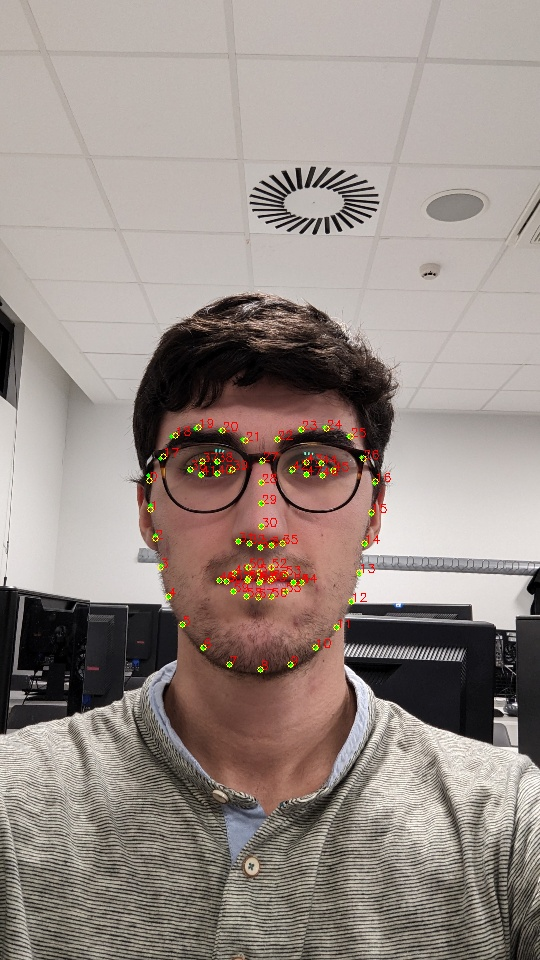
#> input picture scripts/landmarks_Endika.jpg, 540 x 960 px, given in place of videoChorra3.mp4, which was not available
$ python filter_images_test.py
#> lines starting #> are read from the running program, lines starting #| are printed output that depends on the picture; after the words box and inside, x2 and y2 are one past the last pixel; in counts of white or black regions, pixels touching at a corner belong together; pictures that were not available may be replaced by others from this repository, and a replacement may not be noted
import cv2
import time
import numpy as np
import imutils


def bgremove(frame, min_thres, min_satur, min_brigth):
    min_piel = np.array([min_thres, min_satur, min_brigth])
    max_piel = np.array([255, 255, 255])

    # Convert image to HSV
    frameHSV = cv2.GaussianBlur(frame, (7, 7), 0)
    frameHSV = cv2.cvtColor(frameHSV, cv2.COLOR_RGB2HSV)

    # mascara que pilla el color del tono de piel
    skinRegion = cv2.inRange(frameHSV, min_piel, max_piel)
    frame_skin = cv2.bitwise_and(frame, frame, mask=skinRegion)

    return frame_skin


def main():
    window_name = "Window"

    # cap = cv2.VideoCapture(0)
    cap = cv2.VideoCapture('../data/videos/videoChorra3.mp4')


    cv2.namedWindow(window_name)

    # Crating the trackbars
    cv2.createTrackbar("Min", window_name, 0, 255, lambda x: x)  # 90
#> slider 'Min' is set to 51
    cv2.createTrackbar("Min-s", window_name, 0, 255, lambda x: x)  # 60
#> slider 'Min-s' is set to 51
    cv2.createTrackbar("Min-b", window_name, 0, 255, lambda x: x)  # 50
#> slider 'Min-b' is set to 51

    while True:
        _, img = cap.read()
#> img is the input picture: shape (960, 540, 3); mean B, G, R 133.7, 139.5, 151.3

        img =  imutils.resize(img, width=400)
#> img: shape (711, 400, 3)

        masked_img = bgremove(
            img,
            cv2.getTrackbarPos("Min", window_name),
            cv2.getTrackbarPos("Min-b", window_name),
            cv2.getTrackbarPos("Min-s", window_name),
        )
#> in bgremove, `frameHSV = cv2.GaussianBlur(frame, (7, 7), 0)`:
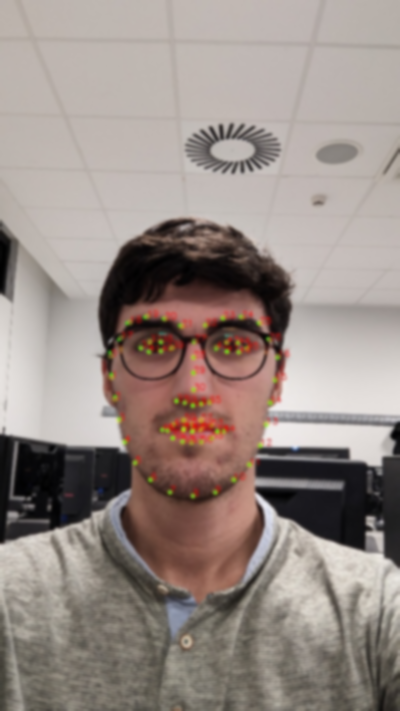
#> frameHSV: shape (711, 400, 3); mean B, G, R 133.7, 139.5, 151.3
#> in bgremove, `frameHSV = cv2.cvtColor(frameHSV, cv2.COLOR_RGB2HSV)`: frameHSV: shape (711, 400, 3); mean H, S, V 108, 35.9, 151.6
#> in bgremove, `skinRegion = cv2.inRange(frameHSV, min_piel, max_piel)`:
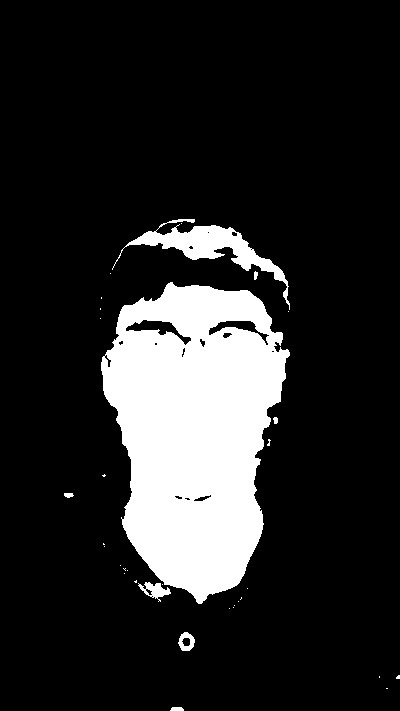
#> skinRegion: shape (711, 400); 15.8% white; 33 white regions (25 under 20 px), largest, box (x1, y1, x2, y2) and area: (101, 282, 290, 604) 41101, (112, 219, 290, 310) 3185, (138, 582, 171, 602) 293
#> in bgremove, `frame_skin = cv2.bitwise_and(frame, frame, mask=skinRegion)`:
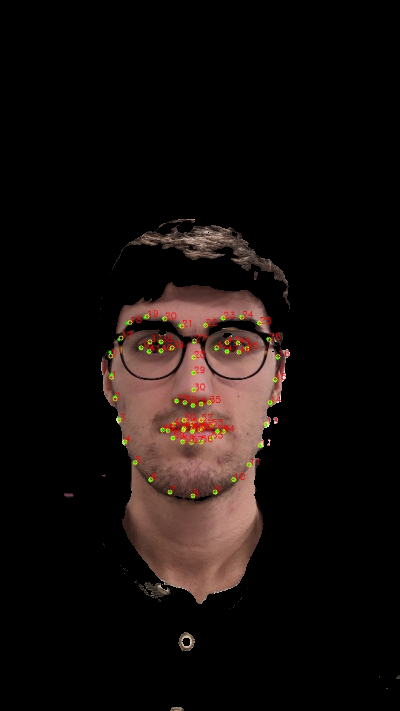
#> frame_skin: shape (711, 400, 3); mean B, G, R 12.3, 14.4, 21

        cv2.imshow(window_name, masked_img)

        key = cv2.waitKey(1)
#> (key q is pressed here)
        if key == ord("q"):
            break
        elif key == ord("s"):
            name = "skin" + time.asctime() + ".jpg"
            cv2.imwrite(name, masked_img)

    cap.release()
    cv2.destroyAllWindows()


if __name__ == "__main__":
    main()
